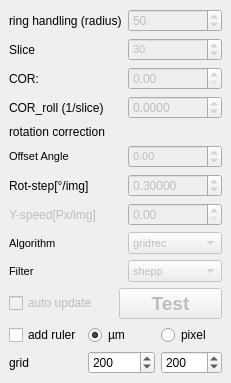
  <widget class="QDockWidget" name="Define_Parameter">
   <property name="floating">
    <bool>false</bool>
   </property>
   <property name="windowTitle">
    <string>Define Parameter</string>
   </property>
   <attribute name="dockWidgetArea">
    <number>1</number>
   </attribute>
   <widget class="QWidget" name="dockWidgetContents_2">
    <layout class="QGridLayout" name="gridLayout_5">
     <item row="1" column="0">
      <layout class="QHBoxLayout" name="horizontalLayout">
       <item>
        <widget class="QCheckBox" name="auto_update">
         <property name="enabled">
          <bool>false</bool>
         </property>
         <property name="text">
          <string>auto update</string>
         </property>
        </widget>
       </item>
       <item>
        <widget class="QPushButton" name="pushReconstruct">
         <property name="enabled">
          <bool>false</bool>
         </property>
         <property name="sizePolicy">
          <sizepolicy hsizetype="Minimum" vsizetype="Preferred">
           <horstretch>0</horstretch>
           <verstretch>0</verstretch>
          </sizepolicy>
         </property>
         <property name="minimumSize">
          <size>
           <width>0</width>
           <height>30</height>
          </size>
         </property>
         <property name="font">
          <font>
           <pointsize>14</pointsize>
           <bold>true</bold>
          </font>
         </property>
         <property name="text">
          <string>Test</string>
         </property>
        </widget>
       </item>
      </layout>
     </item>
     <item row="3" column="0">
      <layout class="QGridLayout" name="gridLayout_11">
       <item row="1" column="0">
        <widget class="QLabel" name="label_23">
         <property name="text">
          <string>grid</string>
         </property>
        </widget>
       </item>
       <item row="1" column="1">
        <widget class="QSpinBox" name="spinBox_ruler_grid">
         <property name="minimum">
          <number>10</number>
         </property>
         <property name="maximum">
          <number>999999</number>
         </property>
         <property name="singleStep">
          <number>10</number>
         </property>
         <property name="value">
          <number>200</number>
         </property>
        </widget>
       </item>
       <item row="0" column="0">
        <widget class="QCheckBox" name="checkBox_ruler">
         <property name="text">
          <string>add ruler</string>
         </property>
        </widget>
       </item>
       <item row="0" column="1">
        <widget class="QRadioButton" name="grid_micrometer">
         <property name="text">
          <string>µm</string>
         </property>
         <property name="checked">
          <bool>true</bool>
         </property>
        </widget>
       </item>
       <item row="0" column="2">
        <widget class="QRadioButton" name="grid_pixel">
         <property name="text">
          <string>pixel</string>
         </property>
         <property name="checked">
          <bool>false</bool>
         </property>
        </widget>
       </item>
       <item row="1" column="2">
        <widget class="QSpinBox" name="spinBox_pixel_grid">
         <property name="minimum">
          <number>10</number>
         </property>
         <property name="maximum">
          <number>99999</number>
         </property>
         <property name="value">
          <number>200</number>
         </property>
        </widget>
       </item>
      </layout>
     </item>
     <item row="0" column="0">
      <layout class="QGridLayout" name="gridLayout_3">
       <item row="17" column="2">
        <widget class="QDoubleSpinBox" name="speed_Y">
         <property name="enabled">
          <bool>false</bool>
         </property>
         <property name="sizePolicy">
          <sizepolicy hsizetype="Minimum" vsizetype="Preferred">
           <horstretch>0</horstretch>
           <verstretch>0</verstretch>
          </sizepolicy>
         </property>
        </widget>
       </item>
       <item row="11" column="0">
        <widget class="QLabel" name="label_3">
         <property name="sizePolicy">
          <sizepolicy hsizetype="Fixed" vsizetype="Preferred">
           <horstretch>0</horstretch>
           <verstretch>0</verstretch>
          </sizepolicy>
         </property>
         <property name="text">
          <string>COR:</string>
         </property>
        </widget>
       </item>
       <item row="11" column="2">
        <widget class="QDoubleSpinBox" name="COR">
         <property name="enabled">
          <bool>false</bool>
         </property>
         <property name="sizePolicy">
          <sizepolicy hsizetype="Minimum" vsizetype="Preferred">
           <horstretch>0</horstretch>
           <verstretch>0</verstretch>
          </sizepolicy>
         </property>
         <property name="font">
          <font>
           <bold>false</bold>
          </font>
         </property>
         <property name="maximum">
          <double>5000.000000000000000</double>
         </property>
         <property name="singleStep">
          <double>0.500000000000000</double>
         </property>
         <property name="value">
          <double>0.000000000000000</double>
         </property>
        </widget>
       </item>
       <item row="9" column="2">
        <widget class="QSpinBox" name="spinBox_ringradius">
         <property name="enabled">
          <bool>false</bool>
         </property>
         <property name="sizePolicy">
          <sizepolicy hsizetype="Minimum" vsizetype="Preferred">
           <horstretch>0</horstretch>
           <verstretch>0</verstretch>
          </sizepolicy>
         </property>
         <property name="maximum">
          <number>65535</number>
         </property>
         <property name="value">
          <number>50</number>
         </property>
        </widget>
       </item>
       <item row="16" column="0">
        <widget class="QLabel" name="label">
         <property name="sizePolicy">
          <sizepolicy hsizetype="Fixed" vsizetype="Preferred">
           <horstretch>0</horstretch>
           <verstretch>0</verstretch>
          </sizepolicy>
         </property>
         <property name="text">
          <string>Rot-step[°/img]</string>
         </property>
        </widget>
       </item>
       <item row="19" column="0">
        <widget class="QLabel" name="label_16">
         <property name="sizePolicy">
          <sizepolicy hsizetype="Fixed" vsizetype="Preferred">
           <horstretch>0</horstretch>
           <verstretch>0</verstretch>
          </sizepolicy>
         </property>
         <property name="font">
          <font>
           <pointsize>8</pointsize>
           <bold>false</bold>
          </font>
         </property>
         <property name="text">
          <string>Filter</string>
         </property>
        </widget>
       </item>
       <item row="15" column="2">
        <widget class="QDoubleSpinBox" name="Offset_Angle">
         <property name="enabled">
          <bool>false</bool>
         </property>
         <property name="sizePolicy">
          <sizepolicy hsizetype="Minimum" vsizetype="Preferred">
           <horstretch>0</horstretch>
           <verstretch>0</verstretch>
          </sizepolicy>
         </property>
         <property name="font">
          <font>
           <pointsize>8</pointsize>
           <bold>false</bold>
          </font>
         </property>
         <property name="alignment">
          <set>Qt::AlignLeading|Qt::AlignLeft|Qt::AlignVCenter</set>
         </property>
         <property name="minimum">
          <double>-360.000000000000000</double>
         </property>
         <property name="maximum">
          <double>360.000000000000000</double>
         </property>
        </widget>
       </item>
       <item row="18" column="0">
        <widget class="QLabel" name="label_15">
         <property name="sizePolicy">
          <sizepolicy hsizetype="Fixed" vsizetype="Preferred">
           <horstretch>0</horstretch>
           <verstretch>0</verstretch>
          </sizepolicy>
         </property>
         <property name="font">
          <font>
           <pointsize>8</pointsize>
           <bold>false</bold>
          </font>
         </property>
         <property name="text">
          <string>Algorithm</string>
         </property>
        </widget>
       </item>
       <item row="9" column="0">
        <widget class="QLabel" name="label_8">
         <property name="sizePolicy">
          <sizepolicy hsizetype="Fixed" vsizetype="Preferred">
           <horstretch>0</horstretch>
           <verstretch>0</verstretch>
          </sizepolicy>
         </property>
         <property name="text">
          <string>ring handling (radius)</string>
         </property>
        </widget>
       </item>
       <item row="13" column="0">
        <widget class="QLabel" name="label_24">
         <property name="text">
          <string>COR_roll (1/slice)</string>
         </property>
        </widget>
       </item>
       <item row="15" column="0">
        <widget class="QLabel" name="label_9">
         <property name="sizePolicy">
          <sizepolicy hsizetype="Fixed" vsizetype="Preferred">
           <horstretch>0</horstretch>
           <verstretch>0</verstretch>
          </sizepolicy>
         </property>
         <property name="font">
          <font>
           <pointsize>8</pointsize>
           <bold>false</bold>
          </font>
         </property>
         <property name="text">
          <string>Offset Angle</string>
         </property>
        </widget>
       </item>
       <item row="17" column="0">
        <widget class="QLabel" name="label_4">
         <property name="enabled">
          <bool>false</bool>
         </property>
         <property name="sizePolicy">
          <sizepolicy hsizetype="Fixed" vsizetype="Preferred">
           <horstretch>0</horstretch>
           <verstretch>0</verstretch>
          </sizepolicy>
         </property>
         <property name="text">
          <string>Y-speed[Px/img]</string>
         </property>
        </widget>
       </item>
       <item row="18" column="2">
        <widget class="QComboBox" name="algorithm_list">
         <property name="enabled">
          <bool>false</bool>
         </property>
         <property name="sizePolicy">
          <sizepolicy hsizetype="Minimum" vsizetype="Preferred">
           <horstretch>0</horstretch>
           <verstretch>0</verstretch>
          </sizepolicy>
         </property>
         <property name="font">
          <font>
           <pointsize>8</pointsize>
           <bold>false</bold>
          </font>
         </property>
         <item>
          <property name="text">
           <string>gridrec</string>
          </property>
         </item>
         <item>
          <property name="text">
           <string>FBP_CUDA</string>
          </property>
         </item>
        </widget>
       </item>
       <item row="10" column="0">
        <widget class="QLabel" name="label_7">
         <property name="text">
          <string>Slice</string>
         </property>
        </widget>
       </item>
       <item row="13" column="2">
        <widget class="QDoubleSpinBox" name="COR_roll">
         <property name="enabled">
          <bool>false</bool>
         </property>
         <property name="decimals">
          <number>4</number>
         </property>
         <property name="minimum">
          <double>-10.000000000000000</double>
         </property>
         <property name="maximum">
          <double>10.000000000000000</double>
         </property>
         <property name="singleStep">
          <double>0.000100000000000</double>
         </property>
        </widget>
       </item>
       <item row="19" column="2">
        <widget class="QComboBox" name="filter_list">
         <property name="enabled">
          <bool>false</bool>
         </property>
         <property name="sizePolicy">
          <sizepolicy hsizetype="Minimum" vsizetype="Preferred">
           <horstretch>0</horstretch>
           <verstretch>0</verstretch>
          </sizepolicy>
         </property>
         <property name="font">
          <font>
           <pointsize>8</pointsize>
           <bold>false</bold>
          </font>
         </property>
         <item>
          <property name="text">
           <string>shepp</string>
          </property>
         </item>
         <item>
          <property name="text">
           <string>ramlak</string>
          </property>
         </item>
         <item>
          <property name="text">
           <string>hann</string>
          </property>
         </item>
         <item>
          <property name="text">
           <string>hamming</string>
          </property>
         </item>
         <item>
          <property name="text">
           <string>parzen</string>
          </property>
         </item>
         <item>
          <property name="text">
           <string>butterworth</string>
          </property>
         </item>
         <item>
          <property name="text">
           <string>cosine</string>
          </property>
         </item>
         <item>
          <property name="text">
           <string>none</string>
          </property>
         </item>
        </widget>
       </item>
       <item row="10" column="2">
        <widget class="QSpinBox" name="slice_number">
         <property name="enabled">
          <bool>false</bool>
         </property>
         <property name="sizePolicy">
          <sizepolicy hsizetype="Minimum" vsizetype="Preferred">
           <horstretch>0</horstretch>
           <verstretch>0</verstretch>
          </sizepolicy>
         </property>
         <property name="font">
          <font>
           <pointsize>8</pointsize>
           <bold>false</bold>
          </font>
         </property>
         <property name="value">
          <number>30</number>
         </property>
        </widget>
       </item>
       <item row="16" column="2">
        <widget class="QDoubleSpinBox" name="speed_W">
         <property name="enabled">
          <bool>false</bool>
         </property>
         <property name="sizePolicy">
          <sizepolicy hsizetype="Minimum" vsizetype="Preferred">
           <horstretch>0</horstretch>
           <verstretch>0</verstretch>
          </sizepolicy>
         </property>
         <property name="decimals">
          <number>5</number>
         </property>
         <property name="singleStep">
          <double>0.000100000000000</double>
         </property>
         <property name="value">
          <double>0.300000000000000</double>
         </property>
        </widget>
       </item>
       <item row="14" column="0">
        <widget class="QLabel" name="label_26">
         <property name="text">
          <string>rotation correction</string>
         </property>
        </widget>
       </item>
      </layout>
     </item>
    </layout>
   </widget>
  </widget>
